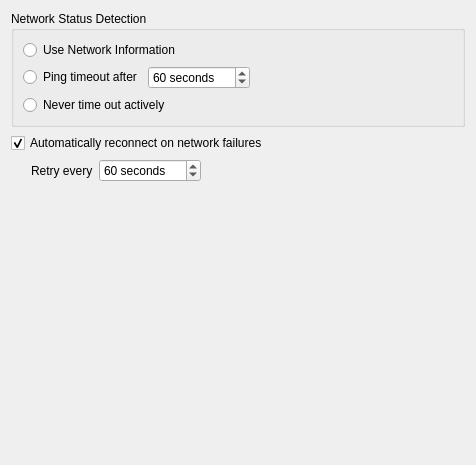
<?xml version="1.0" encoding="UTF-8"?>
<ui version="4.0">
 <class>CoreConnectionSettingsPage</class>
 <widget class="QWidget" name="CoreConnectionSettingsPage">
  <property name="geometry">
   <rect>
    <x>0</x>
    <y>0</y>
    <width>476</width>
    <height>465</height>
   </rect>
  </property>
  <property name="windowTitle">
   <string>Form</string>
  </property>
  <layout class="QVBoxLayout" name="verticalLayout_2">
   <item>
    <widget class="QGroupBox" name="groupBox">
     <property name="title">
      <string>Network Status Detection</string>
     </property>
     <layout class="QVBoxLayout" name="verticalLayout">
      <item>
       <widget class="QRadioButton" name="useQNetworkInformation">
        <property name="toolTip">
         <string>Use Qt's network information API to detect online/offline status</string>
        </property>
        <property name="text">
         <string>Use Network Information</string>
        </property>
        <property name="checked">
         <bool>false</bool>
        </property>
       </widget>
      </item>
      <item>
       <layout class="QHBoxLayout" name="horizontalLayout">
        <item>
         <widget class="QRadioButton" name="usePingTimeout">
          <property name="toolTip">
           <string>Actively ping the remote core and disconnect if we didn't get a reply after a certain time</string>
          </property>
          <property name="text">
           <string>Ping timeout after</string>
          </property>
          <property name="checkable">
           <bool>true</bool>
          </property>
          <property name="checked">
           <bool>false</bool>
          </property>
         </widget>
        </item>
        <item>
         <widget class="QSpinBox" name="pingTimeout">
          <property name="toolTip">
           <string>Actively ping the remote core and disconnect if we didn't get a reply after a certain time</string>
          </property>
          <property name="suffix">
           <string> seconds</string>
          </property>
          <property name="minimum">
           <number>30</number>
          </property>
          <property name="maximum">
           <number>3600</number>
          </property>
          <property name="singleStep">
           <number>30</number>
          </property>
          <property name="value">
           <number>60</number>
          </property>
          <property name="settingsKey" stdset="0">
           <string notr="true">PingTimeoutInterval</string>
          </property>
          <property name="defaultValue" stdset="0">
           <UInt>60</UInt>
          </property>
         </widget>
        </item>
        <item>
         <spacer name="horizontalSpacer">
          <property name="orientation">
           <enum>Qt::Horizontal</enum>
          </property>
          <property name="sizeHint" stdset="0">
           <size>
            <width>40</width>
            <height>20</height>
           </size>
          </property>
         </spacer>
        </item>
       </layout>
      </item>
      <item>
       <widget class="QRadioButton" name="useNoTimeout">
        <property name="toolTip">
         <string>Only disconnect if the network socket gets closed by the operating system. This may take a long time after actually losing connectivity</string>
        </property>
        <property name="text">
         <string>Never time out actively</string>
        </property>
       </widget>
      </item>
     </layout>
    </widget>
   </item>
   <item>
    <widget class="QCheckBox" name="autoReconnect">
     <property name="text">
      <string>Automatically reconnect on network failures</string>
     </property>
     <property name="checked">
      <bool>true</bool>
     </property>
     <property name="settingsKey" stdset="0">
      <string notr="true">AutoReconnect</string>
     </property>
     <property name="defaultValue" stdset="0">
      <bool>true</bool>
     </property>
    </widget>
   </item>
   <item>
    <layout class="QHBoxLayout" name="horizontalLayout_2">
     <item>
      <spacer name="horizontalSpacer_2">
       <property name="orientation">
        <enum>Qt::Horizontal</enum>
       </property>
       <property name="sizeType">
        <enum>QSizePolicy::Fixed</enum>
       </property>
       <property name="sizeHint" stdset="0">
        <size>
         <width>20</width>
         <height>20</height>
        </size>
       </property>
      </spacer>
     </item>
     <item>
      <widget class="QLabel" name="reconnectLabel">
       <property name="text">
        <string>Retry every</string>
       </property>
      </widget>
     </item>
     <item>
      <widget class="QSpinBox" name="reconnectInterval">
       <property name="toolTip">
        <string>Interval between consecutive connection attempts</string>
       </property>
       <property name="suffix">
        <string> seconds</string>
       </property>
       <property name="minimum">
        <number>1</number>
       </property>
       <property name="maximum">
        <number>3600</number>
       </property>
       <property name="singleStep">
        <number>1</number>
       </property>
       <property name="value">
        <number>60</number>
       </property>
       <property name="settingsKey" stdset="0">
        <string notr="true">ReconnectInterval</string>
       </property>
       <property name="defaultValue" stdset="0">
        <UInt>60</UInt>
       </property>
      </widget>
     </item>
     <item>
      <spacer name="horizontalSpacer_3">
       <property name="orientation">
        <enum>Qt::Horizontal</enum>
       </property>
       <property name="sizeHint" stdset="0">
        <size>
         <width>40</width>
         <height>20</height>
        </size>
       </property>
      </spacer>
     </item>
    </layout>
   </item>
   <item>
    <spacer name="verticalSpacer">
     <property name="orientation">
      <enum>Qt::Vertical</enum>
     </property>
     <property name="sizeHint" stdset="0">
      <size>
       <width>20</width>
       <height>40</height>
      </size>
     </property>
    </spacer>
   </item>
  </layout>
 </widget>
 <tabstops>
  <tabstop>useQNetworkInformation</tabstop>
  <tabstop>usePingTimeout</tabstop>
  <tabstop>pingTimeout</tabstop>
  <tabstop>useNoTimeout</tabstop>
  <tabstop>autoReconnect</tabstop>
  <tabstop>reconnectInterval</tabstop>
 </tabstops>
 <resources/>
 <connections>
  <connection>
   <sender>usePingTimeout</sender>
   <signal>toggled(bool)</signal>
   <receiver>pingTimeout</receiver>
   <slot>setEnabled(bool)</slot>
   <hints>
    <hint type="sourcelabel">
     <x>134</x>
     <y>79</y>
    </hint>
    <hint type="destinationlabel">
     <x>208</x>
     <y>81</y>
    </hint>
   </hints>
  </connection>
  <connection>
   <sender>autoReconnect</sender>
   <signal>toggled(bool)</signal>
   <receiver>reconnectLabel</receiver>
   <slot>setEnabled(bool)</slot>
   <hints>
    <hint type="sourcelabel">
     <x>75</x>
     <y>141</y>
    </hint>
    <hint type="destinationlabel">
     <x>72</x>
     <y>178</y>
    </hint>
   </hints>
  </connection>
  <connection>
   <sender>autoReconnect</sender>
   <signal>toggled(bool)</signal>
   <receiver>reconnectInterval</receiver>
   <slot>setEnabled(bool)</slot>
   <hints>
    <hint type="sourcelabel">
     <x>136</x>
     <y>142</y>
    </hint>
    <hint type="destinationlabel">
     <x>134</x>
     <y>178</y>
    </hint>
   </hints>
  </connection>
 </connections>
</ui>
